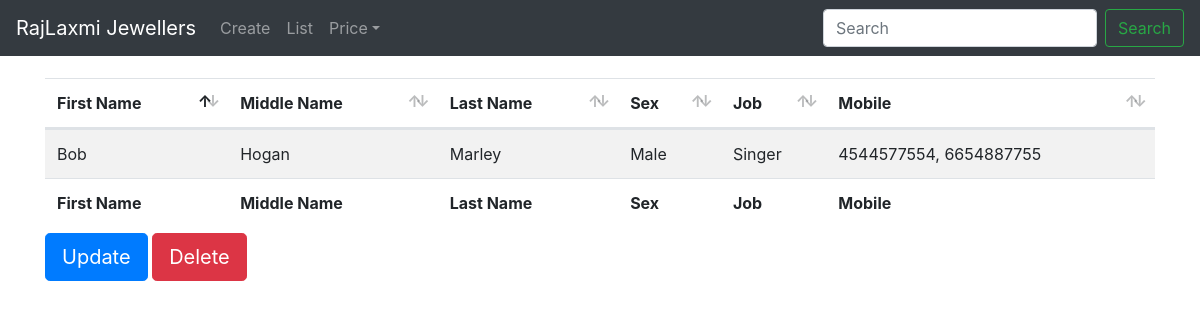
The app's page /detail/311/ with its own data.
### person/models.py (models this page shows, shortened)
class Person(models.Model):
	mobile = RegexValidator(regex="^[1-9]\d{9}$",
							message="Only 10 Digit Mobile Number Allowed")
	pin = RegexValidator(regex="^[1-9]\d{5}$",
							 message="Enter Valid Six Digit PinCode")
	alphabets_only = RegexValidator(regex="^[a-zA-Z]*$",
									message="Only Alphabets Allowed")
	SEX = [("F", "FeMale"), ("M", "Male"), ]
	COUNTRY = [("IND", "India"),
			   ("USA", "United States of America"),
			   ("CAN", "Canada"),
			   ("CHN", "China"),
			   ("ARE", "United Arab Emirates"), ]
	first_name = models.CharField(max_length=50,
								  validators=[alphabets_only])
	middle_name = models.CharField(max_length=50,
								   blank=True,
								   null=True,
								   validators=[alphabets_only])
	last_name = models.CharField(max_length=50,
								 validators=[alphabets_only])
	sex = models.CharField(max_length=1, choices=SEX)
	job = models.CharField(max_length=30,
						   blank=True,
						   null=True,
						   validators=[alphabets_only],
						   help_text="Onlye Alphabets Allowed")
	mobile_one = models.CharField(max_length=10,
								  validators=[mobile])
	mobile_two = models.CharField(max_length=10,
								  blank=True,
								  null=True,
								  validators=[mobile])
	email = models.EmailField(blank=True, null=True)
	address_one = models.CharField(max_length=100,
								   blank=True,
								   null=True, )
	address_two = models.CharField(max_length=100,
								   blank=True,
								   null=True, )
	city = models.CharField(max_length=50,
							validators=[alphabets_only],
							help_text="Only Alphabets Allowed")
	pincode = models.CharField(max_length=6,
							   blank=True,
							   null=True,
							   validators=[pin])
	country = models.CharField(max_length=3,
							   choices=COUNTRY,
							   default="IND", )
	detail = models.TextField(max_length=300,
							  blank=True,
							  null=True,
							  validators=[MaxLengthValidator(limit_value=300)],
							  help_text="Maximum 300 Characters Allowed")
	date_added = models.DateTimeField(auto_now_add=True)
	"""
	def __str__(self):
		return f"{self.first_name} {self.last_name}"
	"""

### person/views.py (the view)
# urls.py: path("detail/<int:pk>/", DetailPersonView.as_view(), name="person-detail"),
class DetailPersonView(DetailView):
	model = Person

### person/templates/person/person_detail.html (shortened to what this page needs)
{% extends "base.html" %}
{% load static %}
{% block content %}
<table id="person_table" class="table table-hover table-striped" style="width:100%">
	<thead>
		<tr>
			<th>First Name</th>
			<th>Middle Name</th>
			<th>Last Name</th>
			<th>Sex</th>
			<th>Job</th>
			<th>Mobile</th>
		</tr>
	</thead>
	<tbody>
		<tr>
			<td>{{ object.first_name }}</td>
			<td>{{ object.middle_name }}</td>
			<td>{{ object.last_name }}</td>
			<td>
			{% if object.sex == "F" %}
				FeMale
			{% else %}
				Male
			{% endif %}
			</td>
			<td>{{ object.job }}</td>
			<td>{{ object.mobile_one }}, {{ object.mobile_two }}</td>
		</tr>
	</tbody>
	<tfoot>
		<tr>
			<th>First Name</th>
			<th>Middle Name</th>
			<th>Last Name</th>
			<th>Sex</th>
			<th>Job</th>
			<th>Mobile</th>
		</tr>
	</tfoot>
</table>
<a href="{% url 'person-update' object.id %}" class="btn btn-primary btn-lg">Update</a>
<a href="{% url 'person-delete' object.id %}" class="btn btn-danger btn-lg">Delete</a>
{% endblock content %}

### records on screen
Person: first_name "Bob", middle_name "Hogan", last_name "Marley", job "Singer", mobile_one "4544577554", mobile_two "6654887755"
